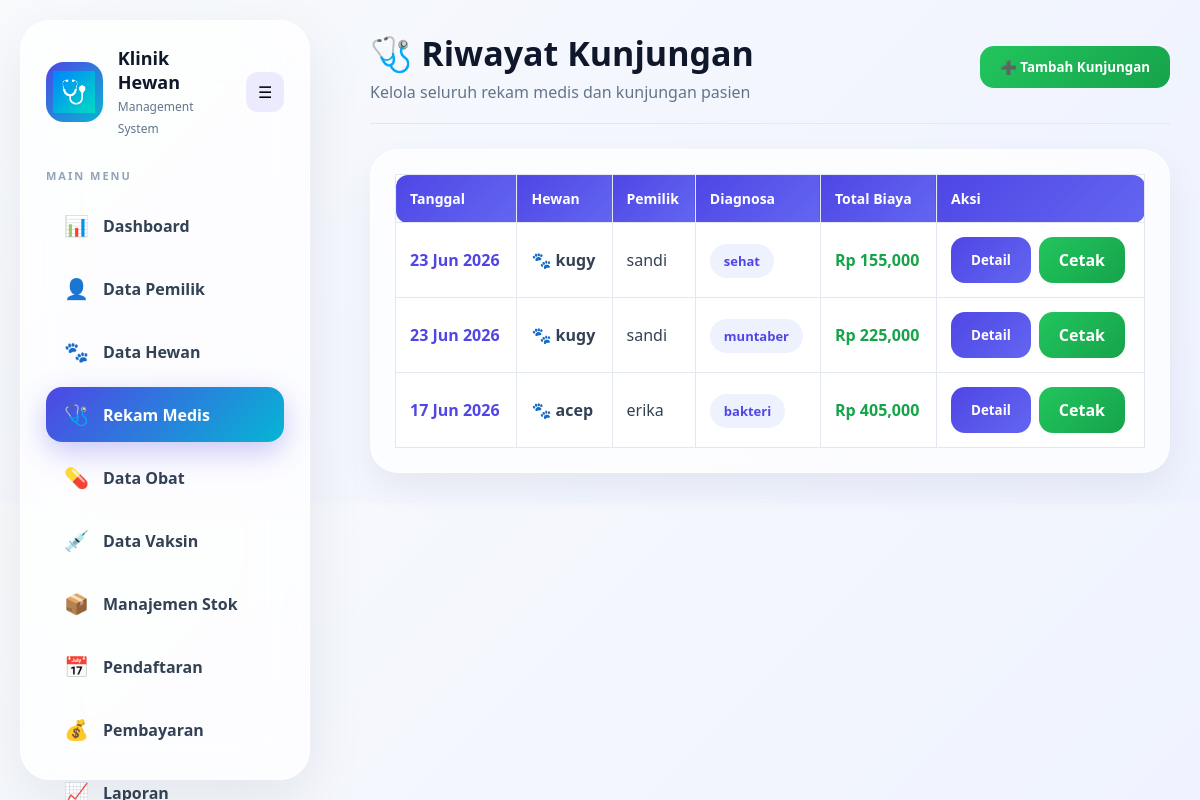
/kunjungan/kunjungan.php (signed in), run on an earlier commit of the app's database.
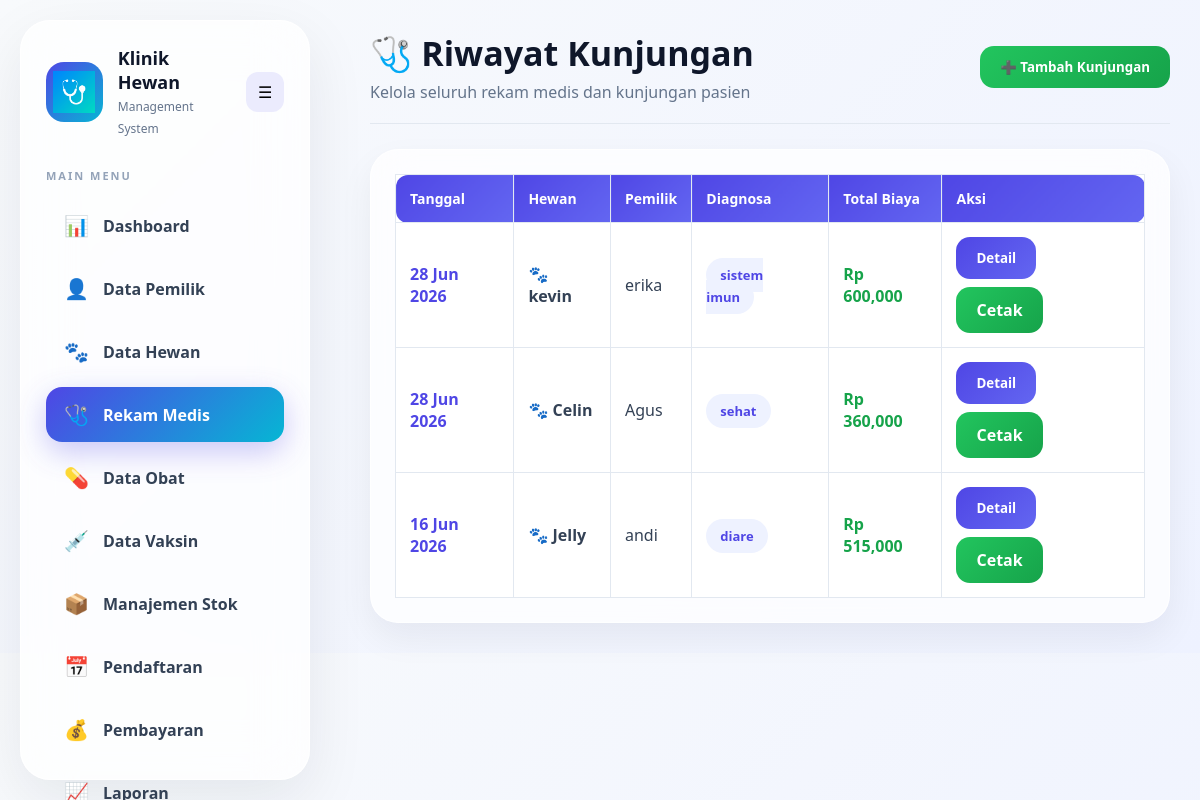
And on a later commit of the database.
### tables this page shows
CREATE TABLE `kunjungan` (
  `id_kunjungan` int NOT NULL,
  `id_hewan` int DEFAULT NULL,
  `tanggal_kunjungan` date DEFAULT NULL,
  `keluhan` text,
  `diagnosa` text,
  `tindakan` text,
  `biaya_tindakan` decimal(12,2) DEFAULT '0.00',
  `catatan` text,
  `hasil_lab` varchar(255) DEFAULT NULL,
  `foto_medis` varchar(255) DEFAULT NULL,
  `total_biaya` decimal(12,2) DEFAULT '0.00',
  `created_at` timestamp NULL DEFAULT CURRENT_TIMESTAMP
);

CREATE TABLE `hewan` (
  `id_hewan` int NOT NULL,
  `id_pemilik` int DEFAULT NULL,
  `foto` varchar(255) DEFAULT NULL,
  `nama_hewan` varchar(100) DEFAULT NULL,
  `jenis` varchar(50) DEFAULT NULL,
  `ras` varchar(100) DEFAULT NULL,
  `tanggal_lahir` date DEFAULT NULL,
  `berat` decimal(5,2) DEFAULT NULL,
  `warna` varchar(50) DEFAULT NULL,
  `jenis_kelamin` enum('Jantan','Betina') DEFAULT NULL,
  `alergi` text,
  `status_vaksin` varchar(50) DEFAULT NULL,
  `created_at` timestamp NULL DEFAULT CURRENT_TIMESTAMP
);

CREATE TABLE `pemilik` (
  `id_pemilik` int NOT NULL,
  `nama` varchar(100) DEFAULT NULL,
  `no_hp` varchar(20) DEFAULT NULL,
  `email` varchar(100) DEFAULT NULL,
  `alamat` text,
  `tanggal_registrasi` date DEFAULT NULL,
  `created_at` timestamp NULL DEFAULT CURRENT_TIMESTAMP
);

### kunjungan/kunjungan.php (the view, shortened to what this page needs)
<?php
include "../config/database.php";
$query = mysqli_query(
$conn,
"SELECT
k.*,
h.nama_hewan,
p.nama AS nama_pemilik
FROM kunjungan k
JOIN hewan h
ON k.id_hewan=h.id_hewan
JOIN pemilik p
ON h.id_pemilik=p.id_pemilik
ORDER BY k.id_kunjungan DESC"
);
?>
<!DOCTYPE html>
<html>
<head>
<link rel="stylesheet"
href="../assets/css/global.css">
<link rel="stylesheet"
href="../assets/css/sidebar.css">
<link rel="stylesheet"
href="../assets/css/header.css">
<link rel="stylesheet"
href="../assets/css/kunjungan.css">
</head>
<body>
<?php include "../includes/sidebar.php"; ?>
<div class="main-content">
<div class="page-header">
    <div>
        <h1>🩺 Riwayat Kunjungan</h1>
        <p>Kelola seluruh rekam medis dan kunjungan pasien</p>
    </div>
    <button
    id="openModal"
    class="btn btn-success">
        ➕ Tambah Kunjungan
    </button>
</div>
<div class="content-card">
    <table class="table">
        <thead>
        <tr>
            <th>Tanggal</th>
            <th>Hewan</th>
            <th>Pemilik</th>
            <th>Diagnosa</th>
            <th>Total Biaya</th>
            <th>Aksi</th>
        </tr>
        </thead>
        <tbody>
        <?php while($row=mysqli_fetch_assoc($query)){ ?>
        <tr>
            <td>
                <div class="date-box">
                    <?= date('d M Y',strtotime($row['tanggal_kunjungan'])) ?>
                </div>
            </td>
            <td>
                <div class="pet-name">
                    🐾 <?= $row['nama_hewan']; ?>
                </div>
            </td>
            <td>
                <?= $row['nama_pemilik']; ?>
            </td>
            <td>
                <span class="diagnosa">
                    <?= $row['diagnosa']; ?>
                </span>
            </td>
            <td>
                <span class="money">
                    Rp <?= number_format($row['total_biaya']); ?>
                </span>
            </td>
            <td>
                <div class="action-group">
                    <button
                    class="btn btn-primary btn-detail"
                    data-id="<?= $row['id_kunjungan']; ?>">
                        Detail
                    </button>
                    <a
                    href="cetak_rekam_medis.php?id=<?= $row['id_kunjungan']; ?>"
                    target="_blank"
                    class="btn btn-success">
                        Cetak
                    </a>
                </div>
            </td>
        </tr>
        <?php } ?>
        </tbody>
    </table>
</div>

What changed in the data, as far as the page shows it:
changed kunjungan: tanggal_kunjungan "23 Jun 2026" → "28 Jun 2026"; id_hewan.nama_hewan "kugy" → "kevin"; pemilik.nama "sandi" → "erika"; diagnosa "sehat" → "sistem imun"; total_biaya "155,000" → "600,000"
changed kunjungan: tanggal_kunjungan "23 Jun 2026" → "28 Jun 2026"; id_hewan.nama_hewan "kugy" → "Celin"; pemilik.nama "sandi" → "Agus"; diagnosa "muntaber" → "sehat"; total_biaya "225,000" → "360,000"
changed kunjungan: tanggal_kunjungan "17 Jun 2026" → "16 Jun 2026"; id_hewan.nama_hewan "acep" → "Jelly"; pemilik.nama "erika" → "andi"; diagnosa "bakteri" → "diare"; total_biaya "405,000" → "515,000"
